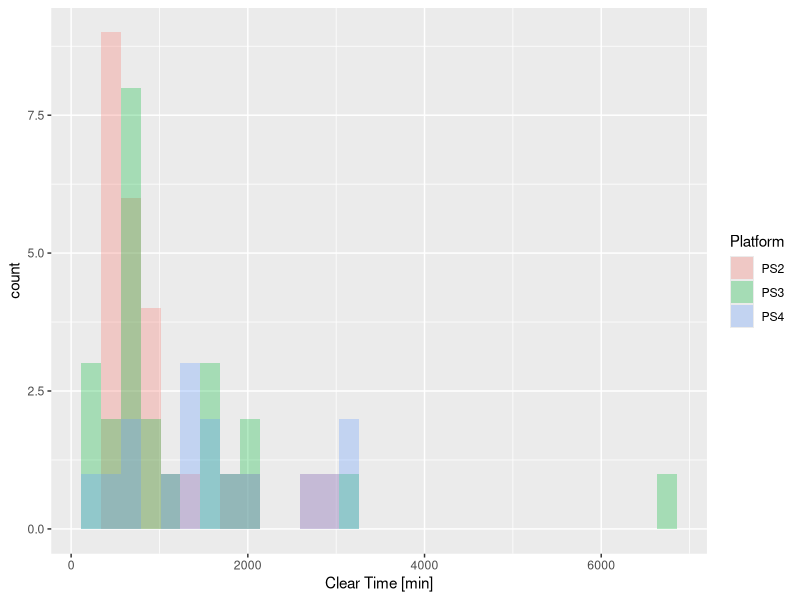
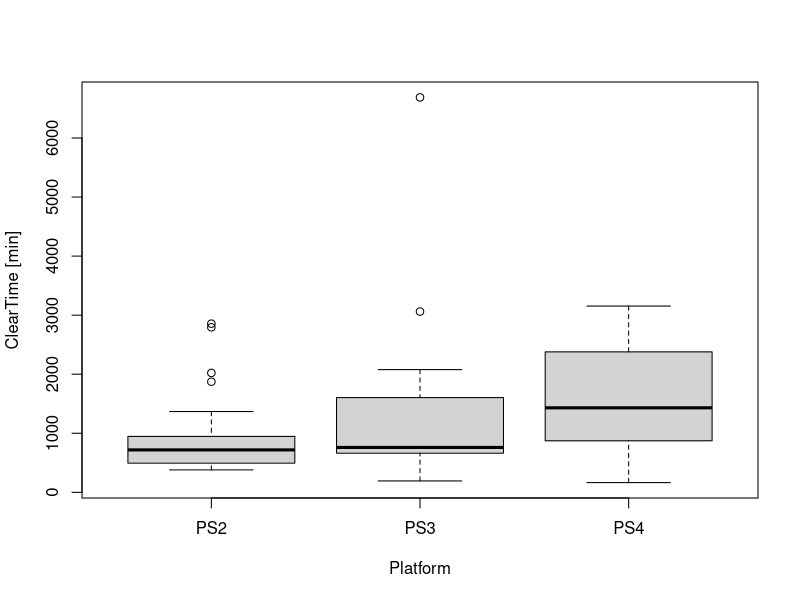

Generate these figures, in order, with R:
#PS5なし、No.なしのデータ
dat <- read.csv("data.csv", header = TRUE, fileEncoding = "UTF-8-BOM")

head(dat)
is.na(dat)

#ヒストグラム描画用データの読み込み
hist_dat <- read.csv("hist_data.csv", header = TRUE, fileEncoding = "UTF-8-BOM")

library(ggplot2)
ggplot(data=hist_dat, aes(x=ClearTime, fill=Platform)) + labs(x = "Clear Time [min]") + geom_histogram(alpha=0.3, position="identity")

#箱ひげ図を描画
boxplot(dat, names = c("PS2", "PS3", "PS4"), xlab = "Platform", ylab = "ClearTime [min]")

#基本統計量
mean(dat$PS2)
sd(dat$PS2)
var(dat$PS2)

mean(dat$PS3, na.rm = TRUE)
sd(dat$PS3, na.rm = TRUE)
var(dat$PS3, na.rm = TRUE)

mean(dat$PS4, na.rm = TRUE)
sd(dat$PS4, na.rm = TRUE)
var(dat$PS4, na.rm = TRUE)

#クラスカル・ウォリス検定を実施
kruskal.test(x=dat)
?kruskal.test
